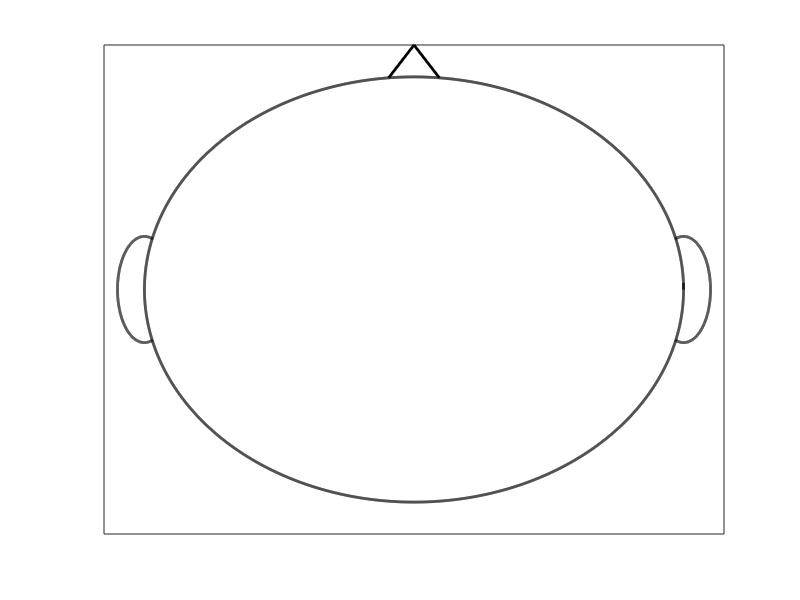

The MATLAB script that drew this image:
plotR=100;
plottheta=0:0.001:(2.01*pi);
Yoffset=0;
plot(plotR.*cos(plottheta),plotR.*sin(plottheta)-Yoffset,'Color','k','LineWidth',2);
hold on

eartheta=(0.4*pi):0.001:(1.6*pi);
plot(-plotR+cos(eartheta)*10,25.*sin(eartheta)-Yoffset,'Color','k','LineWidth',2);
plot(plotR-cos(eartheta)*10,25.*sin(eartheta)-Yoffset,'Color','k','LineWidth',2);
plot(plotR.*cos(2*pi*(0.25+[-0.015 0 0.015])),plotR.*sin(2*pi*(0.25+[-0.015 0 0.015]))-Yoffset+[0 15 0],'Color','k','LineWidth',2);
xlim(115.*[-1 1]);
ylim(115.*[-1 1]);  
set(gca, 'XTick', []);
set(gca, 'YTick', []);